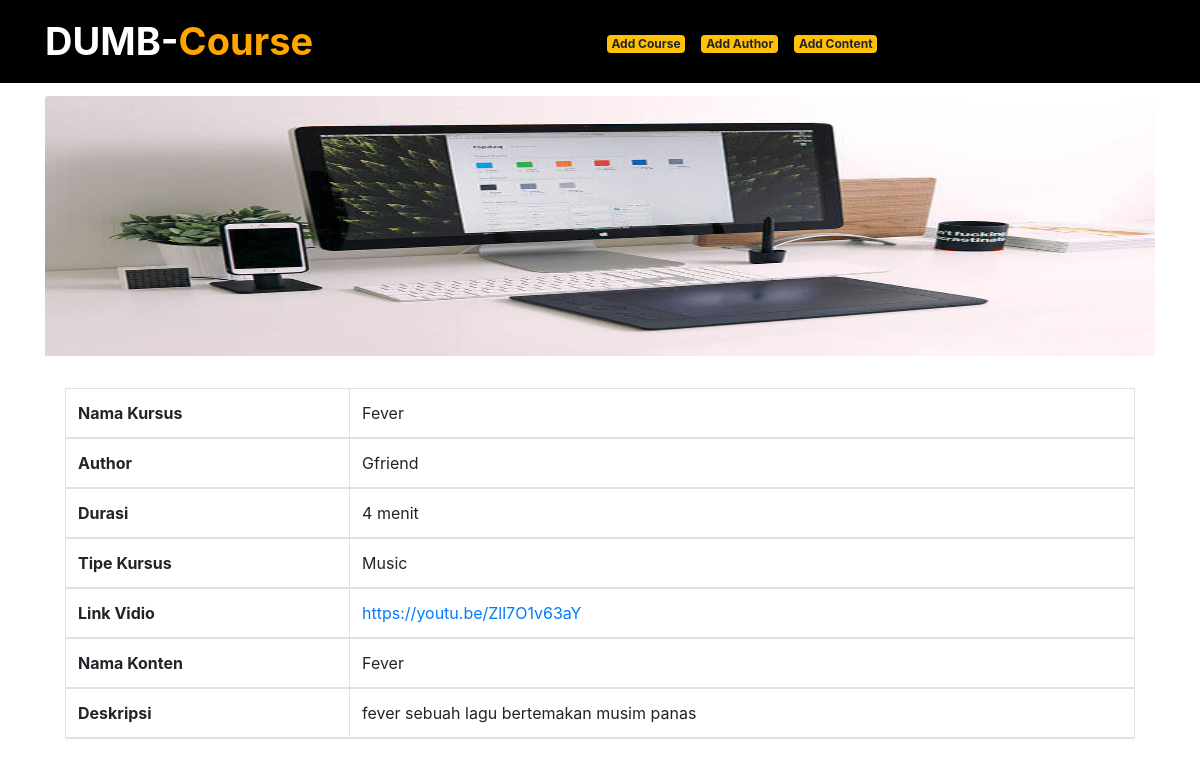
Screenshot of /detail.php?id=2 with the database file from the repository.
### tables this page shows
CREATE TABLE `author` (
  `id` int(11) NOT NULL AUTO_INCREMENT,
  `name_author` varchar(100) DEFAULT NULL,
  PRIMARY KEY (`id`)
);

CREATE TABLE `course` (
  `id` int(11) NOT NULL AUTO_INCREMENT,
  `name_course` varchar(100) DEFAULT NULL,
  `thumbnail` varchar(100) DEFAULT NULL,
  `id_author` int(5) DEFAULT NULL,
  `duration` varchar(100) DEFAULT NULL,
  `description` text DEFAULT NULL,
  PRIMARY KEY (`id`)
);

CREATE TABLE `content` (
  `id` int(11) NOT NULL AUTO_INCREMENT,
  `name_content` varchar(100) DEFAULT NULL,
  `video_link` varchar(100) DEFAULT NULL,
  `type` varchar(100) DEFAULT NULL,
  `id_course` int(5) DEFAULT NULL,
  PRIMARY KEY (`id`)
);

### detail.php (the view, shortened to what this page needs)
<?php include('header.php'); ?>
<?php
include 'koneksi.php';
$id = $_GET['id'];
$sql = mysqli_query($koneksi, "SELECT * FROM author INNER JOIN content  INNER JOIN course WHERE course.id=$id AND author.id=$id AND content.id=$id");
$row = mysqli_fetch_assoc($sql);
?>
<div class="container">
  <div class="row">
    <div class="col">
      <img src="img/<?= $row['thumbnail']; ?>" class="card-img-top detail-img" alt="course">
      <div class="card-body detail">
        <table class="table table-bordered">
          <thead>
            <tr>
              <th>Nama Kursus</th>
              <td><?= $row['name_course']; ?></td>
            </tr>
            <tr>
              <th>Author</th>
              <td><?= $row['name_author']; ?></td>
            </tr>
            <tr>
              <th>Durasi</th>
              <td><?= $row['duration']; ?></td>
            </tr>
            <tr>
              <th>Tipe Kursus</th>
              <td><?= $row['type']; ?></td>
            </tr>
            <tr>
              <th>Link Vidio</th>
              <td><a href="<?= $row['video_link']; ?>"><?= $row['video_link']; ?></a></td>
            </tr>
            <tr>
              <th>Nama Konten</th>
              <td><?= $row['name_content']; ?></td>
            </tr>
            <tr>
              <th>Deskripsi</th>
              <td><?= $row['description']; ?></td>
            </tr>
          </thead>
        </table>
      </div>
    </div>
  </div>
</div>

### style.css (style rules this page uses)
.card-img-top { width: 250px; height: 260px; }
.detail-img { width: 100%; }

### rows the page displays
author: course.thumbnail (picture), course.name_course "Fever", name_author "Gfriend", course.duration "4 menit", content.type "Music", content.video_link "https://youtu.be/Zll7O1v63aY", content.name_content "Fever", course.description "fever sebuah lagu bertemakan musim panas"
